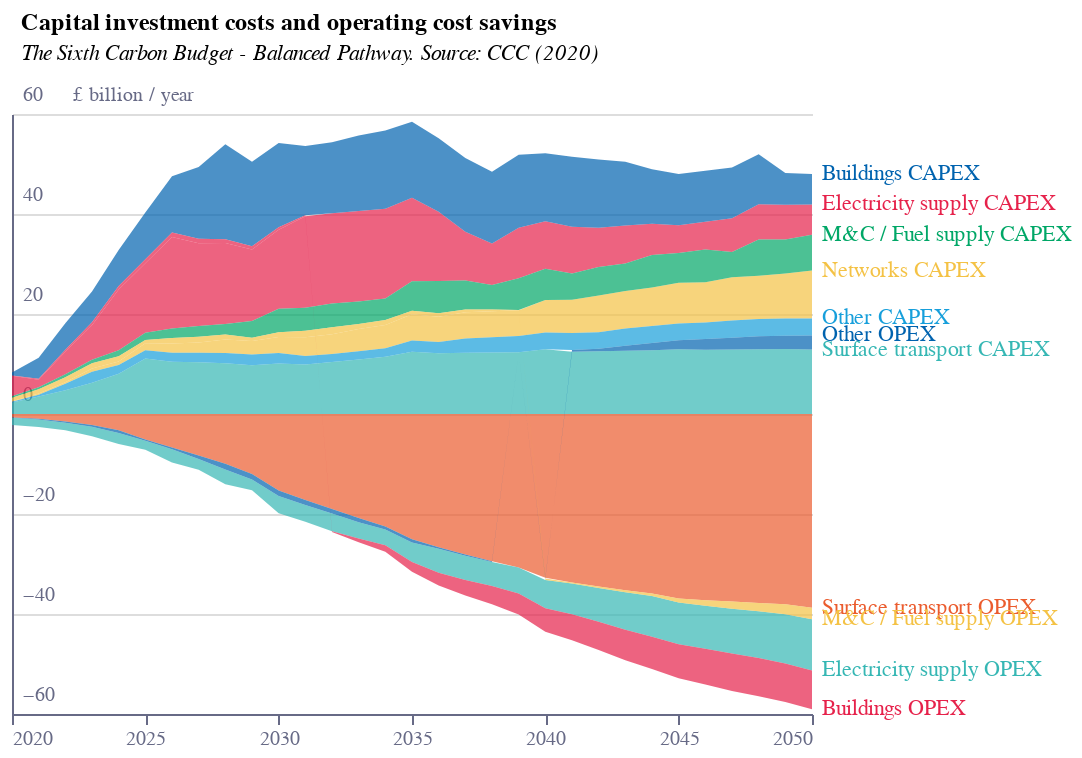

The notebook cell saved with this chart:
### Code cell
base = alt.Chart(f3).encode(
    x=alt.X(
        "year:Q",
        sort=[],
        axis=alt.Axis(
            grid=False,
            titleAlign="center",
            titleAnchor="middle",
            title="",
            labelColor=colors["eco-gray"],
            titleColor=colors["eco-gray"],
            tickColor=colors["eco-gray"],
            domainColor=colors["eco-gray"],
            tickCount=5,
            orient="bottom",
            labelAngle=0,
            format=".0f",
            # zindex=1,
            # offset=-43
        ),
    )
)
area1 = base.mark_area(opacity=0.7).encode(
    y=alt.Y(
        "value:Q",
        stack=True,
        axis=alt.Axis(
            grid=True,
            title="£ billion / year",
            titleAnchor="start",
            labelColor=colors["eco-gray"],
            titleColor=colors["eco-gray"],
            tickColor=colors["eco-gray"],
            domainColor=colors["eco-gray"],
            titleFontSize=10,
            titleFontWeight="normal",
            ticks=False,
            labelAlign="left",
            labelBaseline="middle",
            labelPadding=-5,
            labelOffset=-10,
            titleX=30,
            titleY=-5,
            titleBaseline="bottom",
            titleAngle=0,
            titleAlign="left",
            tickCount=7,
            format=".0f",
        ),
    ),
    color=alt.Color('sector:N',sort=[],legend=None,scale=alt.Scale(range=category_color))
).transform_filter('datum.sector!="Total"')
texts=area1.mark_text(align='left',dx=5).encode(text='sector:N').transform_filter('datum.year==2050')
title = alt.TitleParams(
    "Capital investment costs and operating cost savings",
    subtitle=["The Sixth Carbon Budget - Balanced Pathway. Source: CCC (2020)"],
    anchor="start",
    align="left",
    dx=5,
    dy=-5,
    fontSize=12,
    subtitleFontSize=11,
    subtitleFontStyle="italic",
)
layer1 = (
    ((area1+texts))
    .properties(height=300, width=400)
    .configure_view(stroke=None)
    .properties(title=title)
)
layer1.save("visualisation/" + f + ".json")
layer1.save("visualisation/" + f + ".png")
open("README.md", "a").write(readme)
layer1

### Figure 1 — Vega-Lite specification as saved in the notebook (floating-point values rounded to 4 significant figures; data arrays with more than 128 entries replaced by an {"elided": "..."} marker saying what was removed)
{"config": {"view": {"continuousWidth": 400, "continuousHeight": 300, "stroke": null}}, "layer": [{"mark": {"type": "area", "opacity": 0.7}, "encoding": {"color": {"type": "nominal", "field": "sector", "legend": null, "scale": {"range": ["#36B7B4", "#E6224B", "#F4C245", "#0063AF", "#00A767", "#179FDB", "#EB5C2E"]}, "sort": []}, "x": {"type": "quantitative", "axis": {"domainColor": "#676A86", "format": ".0f", "grid": false, "labelAngle": 0, "labelColor": "#676A86", "orient": "bottom", "tickColor": "#676A86", "tickCount": 5, "title": "", "titleAlign": "center", "titleAnchor": "middle", "titleColor": "#676A86"}, "field": "year", "sort": []}, "y": {"type": "quantitative", "axis": {"domainColor": "#676A86", "format": ".0f", "grid": true, "labelAlign": "left", "labelBaseline": "middle", "labelColor": "#676A86", "labelOffset": -10, "labelPadding": -5, "tickColor": "#676A86", "tickCount": 7, "ticks": false, "title": "£ billion / year", "titleAlign": "left", "titleAnchor": "start", "titleAngle": 0, "titleBaseline": "bottom", "titleColor": "#676A86", "titleFontSize": 10, "titleFontWeight": "normal", "titleX": 30, "titleY": -5}, "field": "value", "stack": true}}, "transform": [{"filter": "datum.sector!=\"Total\""}]}, {"mark": {"type": "text", "align": "left", "dx": 5}, "encoding": {"color": {"type": "nominal", "field": "sector", "legend": null, "scale": {"range": ["#36B7B4", "#E6224B", "#F4C245", "#0063AF", "#00A767", "#179FDB", "#EB5C2E"]}, "sort": []}, "text": {"type": "nominal", "field": "sector"}, "x": {"type": "quantitative", "axis": {"domainColor": "#676A86", "format": ".0f", "grid": false, "labelAngle": 0, "labelColor": "#676A86", "orient": "bottom", "tickColor": "#676A86", "tickCount": 5, "title": "", "titleAlign": "center", "titleAnchor": "middle", "titleColor": "#676A86"}, "field": "year", "sort": []}, "y": {"type": "quantitative", "axis": {"domainColor": "#676A86", "format": ".0f", "grid": true, "labelAlign": "left", "labelBaseline": "middle", "labelColor": "#676A86", "labelOffset": -10, "labelPadding": -5, "tickColor": "#676A86", "tickCount": 7, "ticks": false, "title": "£ billion / year", "titleAlign": "left", "titleAnchor": "start", "titleAngle": 0, "titleBaseline": "bottom", "titleColor": "#676A86", "titleFontSize": 10, "titleFontWeight": "normal", "titleX": 30, "titleY": -5}, "field": "value", "stack": true}}, "transform": [{"filter": "datum.sector!=\"Total\""}, {"filter": "datum.year==2050"}]}], "data": {"name": "data-0b7c881073d0f078f7eb46a166ca48ad"}, "height": 300, "title": {"text": "Capital investment costs and operating cost savings", "align": "left", "anchor": "start", "dx": 5, "dy": -5, "fontSize": 12, "subtitle": ["The Sixth Carbon Budget - Balanced Pathway. Source: CCC (2020)"], "subtitleFontSize": 11, "subtitleFontStyle": "italic"}, "width": 400, "$schema": "https://vega.github.io/schema/vega-lite/v4.8.1.json", "datasets": {"data-0b7c881073d0f078f7eb46a166ca48ad": {"elided": "372 records"}}}
